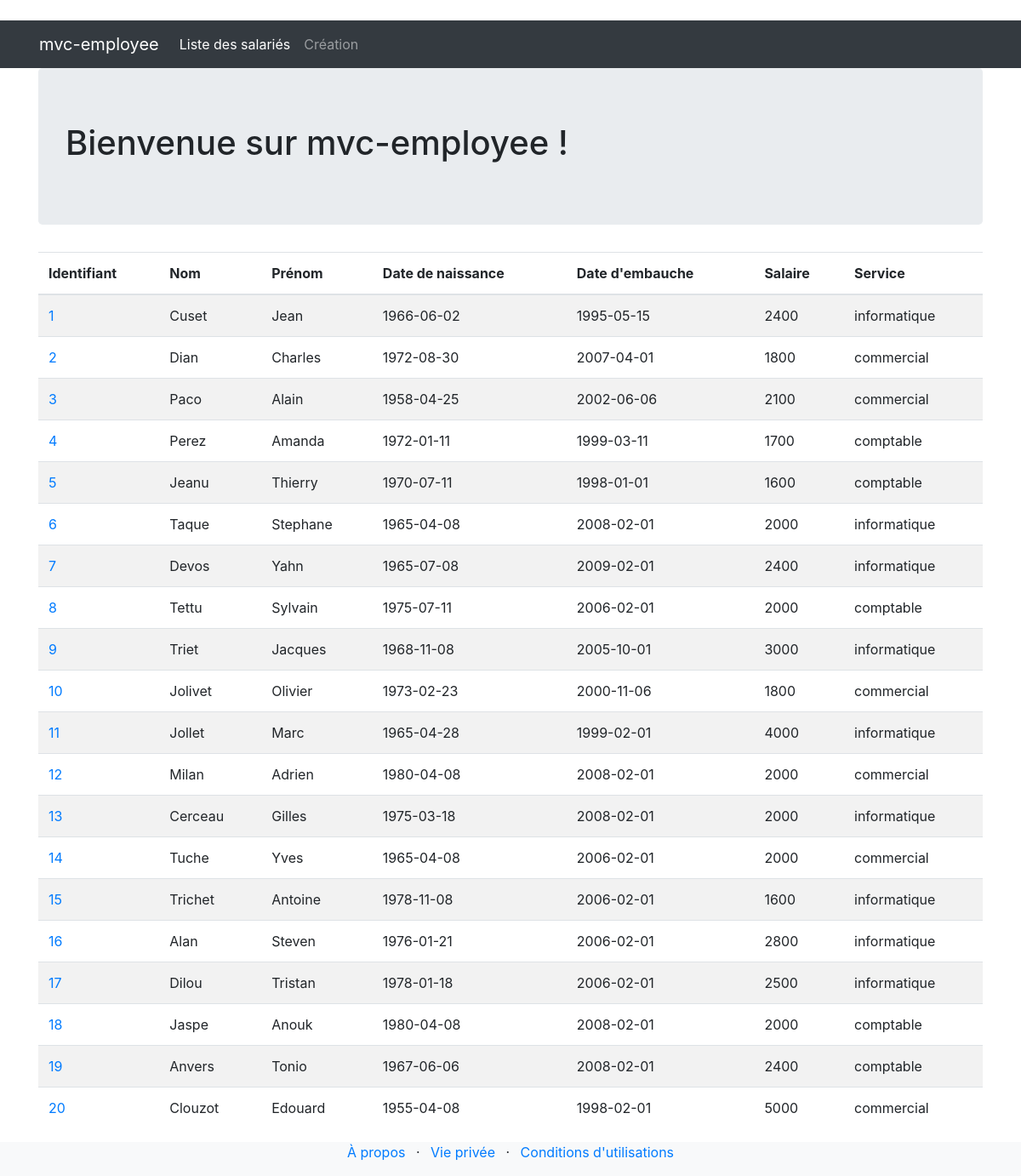
The page / on the database its author committed.
### tables this page shows
CREATE TABLE `employee` (
  `id` int NOT NULL,
  `last_name` varchar(100) NOT NULL DEFAULT '',
  `first_name` varchar(50) NOT NULL DEFAULT '',
  `birth_date` date NOT NULL,
  `hire_date` date NOT NULL,
  `salary` int NOT NULL DEFAULT '0',
  `departement` varchar(50) NOT NULL DEFAULT ''
);

### index.php (called while the page is built, shortened)
<?php
$controleur = new Controller();
$controleur->invoke();

### src/Model/Bdd.php (called while the page is built, shortened)
<?php
class Bdd
{
    private static $db;
    public static function dbConnect()
    {
        $params = [
            'host' => 'localhost',
            'dbname' => 'employees',
            'username' => 'admin',
            'password' => 'test'
        ];
        if (self::$db === null) {
            $dsn = "mysql:host={$params['host']}; dbname={$params['dbname']}";
            $db = new PDO($dsn, $params['username'], $params['password']);
            $db->setAttribute(PDO::ATTR_ERRMODE, PDO::ERRMODE_EXCEPTION);
        }
        return $db;
    }
}

### src/Model/EmployeeManager.php (called while the page is built, shortened)
<?php
class EmployeeManager
{
        private $db;
        public function __construct()
        {
                $this->db = Bdd::dbConnect();
        }
        public function findAll()
        {
                $req = $this->db->query('SELECT * FROM employee');
                $req->execute();
                $req->setFetchMode(PDO::FETCH_CLASS, 'App\Entity\Employee');
                $employees =  $req->fetchAll();
                return $employees;
        }
}

### src/Entity/Employee.php (called while the page is built, shortened)
<?php
class Employee
{
    public $id;
    public $salary;
    public $departement;
    public function getId()
    {
        return $this->id;
    }
    public function getLastName()
    {
        return $this->last_name;
    }
    public function getFirstName()
    {
        return $this->first_name;
    }
    public function getBirthDate()
    {
        return $this->birth_date;
    }
    public function getHireDate()
    {
        return $this->hire_date;
    }
    public function getSalary()
    {
        return $this->salary;
    }
    public function getDepartement()
    {
        return $this->departement;
    }
}

### src/View/listing.php (the view, shortened to what this page needs)
<!DOCTYPE html>
<html lang="en">
<head>
    <link rel="stylesheet" href="https://stackpath.bootstrapcdn.com/bootstrap/4.4.1/css/bootstrap.min.css">
</head>
<body>
    <div class="bg-dark">
        <div class="container">
            <div class="row">
                <nav class="col navbar navbar-expand-lg navbar-dark">
                    <a class="navbar-brand" href="index.html">mvc-employee</a>
                    <div id="navbarContent" class="collapse navbar-collapse">
                        <ul class="navbar-nav">
                            <li class="nav-item active">
                                <a class="nav-link" href="index.html">Liste des salariés</a>
                            </li>
                            <li class="nav-item">
                                <a class="nav-link" href="#">Création</a>
                            </li>
                        </ul>
                    </div>
                </nav>
            </div>
        </div>
    </div>
    <div class="container">
        <div class="row">
            <div class="col">
                <div class="jumbotron">
                    <h1>Bienvenue sur mvc-employee !</h1>
                </div>
            </div>
        </div>
        <div class="row">
            <div class="col">
                <table class="table table-striped">
                    <thead>
                        <tr>
                            <th>Identifiant</th>
                            <th>Nom</th>
                            <th>Prénom</th>
                            <th>Date de naissance</th>
                            <th>Date d'embauche</th>
                            <th>Salaire</th>
                            <th>Service</th>
                        </tr>
                    </thead>
                    <tbody>
                        <?php
                        foreach ($employees as $employee) {
                            echo '<tr>
                            <td><a href="index.php?id=' . $employee->getId() . '">' . $employee->getId() . '</a></td>
                            <td>' . $employee->getLastName() . '</td>
                            <td>' . $employee->getFirstName() . '</td>
                            <td>' . $employee->getBirthDate() . '</td>
                            <td>' . $employee->getHireDate() . '</td>
                            <td>' . $employee->getSalary() . '</td>
                            <td>' . $employee->getDepartement() . '</td>
                            </tr>';
                        }
                        ?>
                    </tbody>
                </table>
            </div>
        </div>
    </div>
    <div class="bg-light">
        <div class="container">
            <div class="row">
                <div class="col">
                    <ul class="list-inline text-center">
                        <li class="list-inline-item"><a href="#">À propos</a></li>
                        <li class="list-inline-item">&middot;</li>
                        <li class="list-inline-item"><a href="#">Vie privée</a></li>
                        <li class="list-inline-item">&middot;</li>
                        <li class="list-inline-item"><a href="#">Conditions d'utilisations</a></li>
                    </ul>
                </div>
            </div>
        </div>
    </div>
</body>
</html>

### src/Controller/Controller.php (shortened to what this page needs)
<?php
class Controller
{
    public $model;
    public function __construct()
    {
        $this->model = new EmployeeManager();
    }
    public function invoke()
    {
        if (!isset($_GET['id'])) {
            $employees = $this->model->findAll();
            include 'src/View/listing.php';
        } else {
            $employee = $this->model->findById($_GET['id']);
            include 'src/View/details.php';
        }
    }
}

### rows shown on the page
employee: id "1", last_name "Cuset", first_name "Jean", birth_date "1966-06-02", hire_date "1995-05-15", salary "2400", departement "informatique"
employee: id "2", last_name "Dian", first_name "Charles", birth_date "1972-08-30", hire_date "2007-04-01", salary "1800", departement "commercial"
employee: id "3", last_name "Paco", first_name "Alain", birth_date "1958-04-25", hire_date "2002-06-06", salary "2100", departement "commercial"
employee: id "4", last_name "Perez", first_name "Amanda", birth_date "1972-01-11", hire_date "1999-03-11", salary "1700", departement "comptable"
employee: id "5", last_name "Jeanu", first_name "Thierry", birth_date "1970-07-11", hire_date "1998-01-01", salary "1600", departement "comptable"
employee: id "6", last_name "Taque", first_name "Stephane", birth_date "1965-04-08", hire_date "2008-02-01", salary "2000", departement "informatique"
employee: id "7", last_name "Devos", first_name "Yahn", birth_date "1965-07-08", hire_date "2009-02-01", salary "2400", departement "informatique"
employee: id "8", last_name "Tettu", first_name "Sylvain", birth_date "1975-07-11", hire_date "2006-02-01", salary "2000", departement "comptable"
employee: id "9", last_name "Triet", first_name "Jacques", birth_date "1968-11-08", hire_date "2005-10-01", salary "3000", departement "informatique"
employee: id "10", last_name "Jolivet", first_name "Olivier", birth_date "1973-02-23", hire_date "2000-11-06", salary "1800", departement "commercial"
employee: id "11", last_name "Jollet", first_name "Marc", birth_date "1965-04-28", hire_date "1999-02-01", salary "4000", departement "informatique"
employee: id "12", last_name "Milan", first_name "Adrien", birth_date "1980-04-08", hire_date "2008-02-01", salary "2000", departement "commercial"
employee: id "13", last_name "Cerceau", first_name "Gilles", birth_date "1975-03-18", hire_date "2008-02-01", salary "2000", departement "informatique"
employee: id "14", last_name "Tuche", first_name "Yves", birth_date "1965-04-08", hire_date "2006-02-01", salary "2000", departement "commercial"
employee: id "15", last_name "Trichet", first_name "Antoine", birth_date "1978-11-08", hire_date "2006-02-01", salary "1600", departement "informatique"
employee: id "16", last_name "Alan", first_name "Steven", birth_date "1976-01-21", hire_date "2006-02-01", salary "2800", departement "informatique"
employee: id "17", last_name "Dilou", first_name "Tristan", birth_date "1978-01-18", hire_date "2006-02-01", salary "2500", departement "informatique"
employee: id "18", last_name "Jaspe", first_name "Anouk", birth_date "1980-04-08", hire_date "2008-02-01", salary "2000", departement "comptable"
employee: id "19", last_name "Anvers", first_name "Tonio", birth_date "1967-06-06", hire_date "2008-02-01", salary "2400", departement "comptable"
employee: id "20", last_name "Clouzot", first_name "Edouard", birth_date "1955-04-08", hire_date "1998-02-01", salary "5000", departement "commercial"
